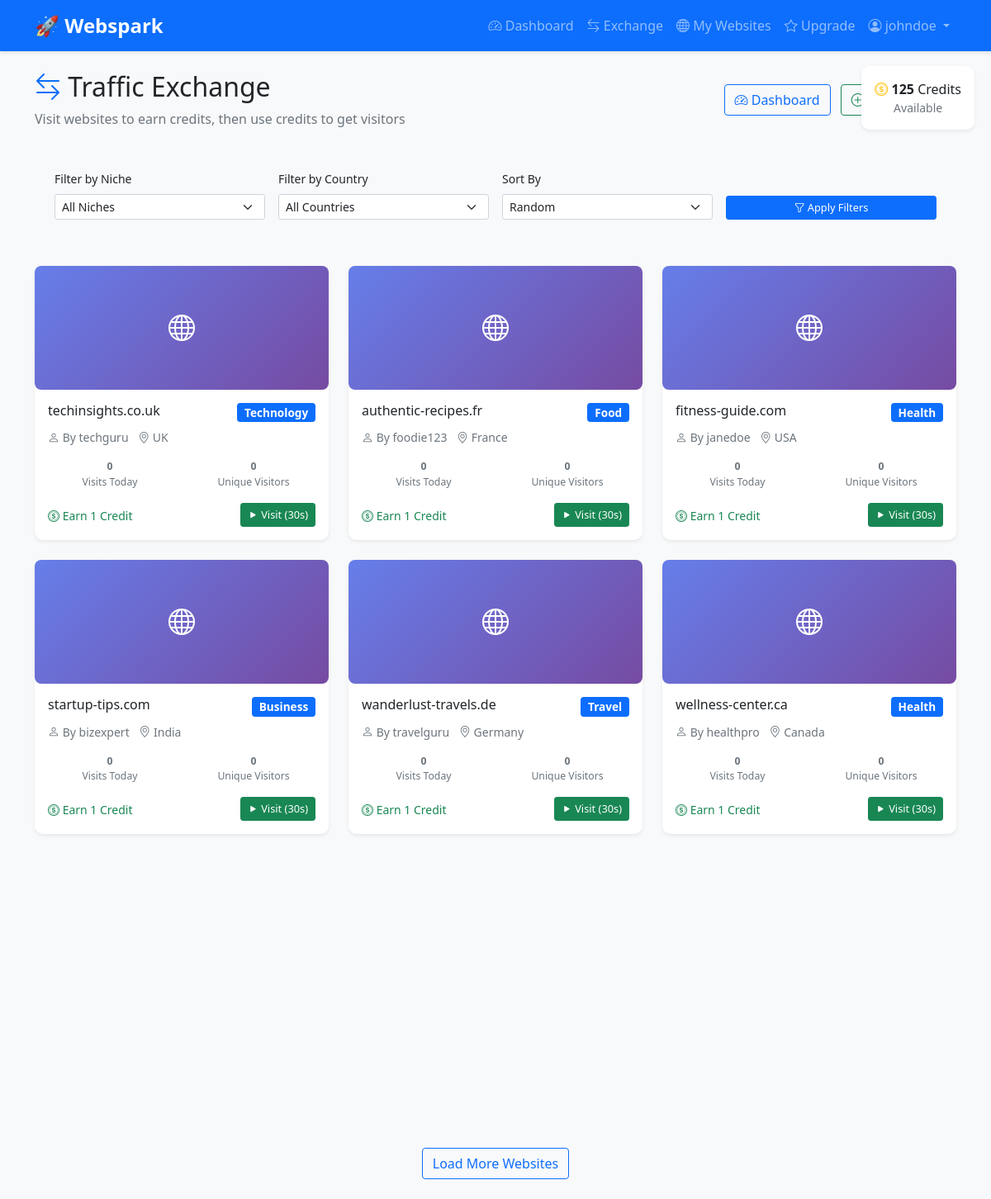
The app's page /exchange.php (signed in) with its own data.
### tables this page shows
CREATE TABLE users (
    id INT AUTO_INCREMENT PRIMARY KEY,
    username VARCHAR(50) UNIQUE NOT NULL,
    email VARCHAR(100) UNIQUE NOT NULL,
    password VARCHAR(255) NOT NULL,
    credits INT DEFAULT 0,
    subscription VARCHAR(20) DEFAULT 'free',
    country VARCHAR(50),
    niche VARCHAR(50),
    created_at DATETIME DEFAULT CURRENT_TIMESTAMP,
    
     
    email_verified TINYINT(1) DEFAULT 0,
    verification_code VARCHAR(64),
    reset_token VARCHAR(64),
    reset_expires DATETIME,
    failed_login_attempts INT DEFAULT 0,
    last_login_attempt DATETIME,
    account_locked TINYINT(1) DEFAULT 0,
    
     
    referral_code VARCHAR(32),
    referred_by INT,
    last_active DATETIME DEFAULT CURRENT_TIMESTAMP,
    timezone VARCHAR(50) DEFAULT 'UTC',
    language_preference VARCHAR(10) DEFAULT 'en',
    avatar_url VARCHAR(255),
    bio TEXT,
    
     
    FOREIGN KEY (referred_by) REFERENCES users(id) ON DELETE SET NULL,
    
     
    INDEX idx_email (email),
    INDEX idx_username (username),
    INDEX idx_subscription (subscription),
    INDEX idx_email_verified (email_verified),
    INDEX idx_referral_code (referral_code),
    INDEX idx_created_at (created_at)
);

CREATE TABLE websites (
    id INT AUTO_INCREMENT PRIMARY KEY,
    user_id INT NOT NULL,
    url VARCHAR(500) NOT NULL,  
    title VARCHAR(200),
    description TEXT,
    niche VARCHAR(50),
    country VARCHAR(50),
    language VARCHAR(10) DEFAULT 'en',
    status VARCHAR(20) DEFAULT 'pending',  
    created_at DATETIME DEFAULT CURRENT_TIMESTAMP,
    updated_at DATETIME DEFAULT CURRENT_TIMESTAMP ON UPDATE CURRENT_TIMESTAMP,
    
     
    approval_date DATETIME,
    rejection_reason TEXT,
    last_checked DATETIME,
    
     
    meta_keywords TEXT,
    category VARCHAR(100),
    target_audience VARCHAR(100),
    monthly_visitors INT DEFAULT 0,
    bounce_rate DECIMAL(5,2) DEFAULT 0.00,
    avg_session_duration INT DEFAULT 0,
    
    FOREIGN KEY (user_id) REFERENCES users(id) ON DELETE CASCADE,
    
     
    INDEX idx_user_id (user_id),
    INDEX idx_status (status),
    INDEX idx_niche (niche),
    INDEX idx_country (country),
    INDEX idx_created_at (created_at),
    
     
    UNIQUE KEY unique_url (url)
);

### exchange.php (the view, shortened to what this page needs)
<?php
include "config.php";
$user_id = $_SESSION['user_id'];
$stmt = $mysqli->prepare("SELECT credits, subscription FROM users WHERE id=?");
$stmt->bind_param("i", $user_id);
$stmt->execute();
$user_info = $stmt->get_result()->fetch_assoc();
$stmt = $mysqli->prepare("
    SELECT w.*, u.username, u.country as user_country,
           COALESCE(wa.visits_count, 0) as total_visits,
           COALESCE(wa.unique_visitors, 0) as unique_visitors
    FROM websites w
    JOIN users u ON w.user_id = u.id
    LEFT JOIN website_analytics wa ON w.id = wa.website_id AND wa.date = CURDATE()
    WHERE w.user_id != ? AND w.status = 'active'
    ORDER BY RAND()
    LIMIT 20
");
$stmt->bind_param("i", $user_id);
$stmt->execute();
$available_websites = $stmt->get_result();
?>
<!DOCTYPE html>
<html lang="en">
<head>
  <link href="https://cdn.jsdelivr.net/npm/bootstrap@5.1.3/dist/css/bootstrap.min.css" rel="stylesheet">
  <link href="https://cdn.jsdelivr.net/npm/bootstrap-icons@1.10.0/font/bootstrap-icons.css" rel="stylesheet">
  <link href="assets/css/style.css" rel="stylesheet">
</head>
<body class="dashboard-page">
<?php include "navbar.php"; ?>
<div class="credits-indicator">
  <div class="card shadow-sm">
    <div class="card-body p-3 text-center">
      <div class="credits-display">
        <i class="bi bi-coin text-warning"></i>
        <strong><?= $user_info['credits'] ?></strong> Credits
      </div>
      <div class="small text-muted">Available</div>
    </div>
  </div>
</div>
<div class="container py-4">
  <div class="d-flex justify-content-between align-items-center mb-4">
    <div>
      <h2><i class="bi bi-arrow-left-right text-primary"></i> Traffic Exchange</h2>
      <p class="text-muted mb-0">Visit websites to earn credits, then use credits to get visitors</p>
    </div>
    <div class="text-end">
      <a href="dashboard.php" class="btn btn-outline-primary">
        <i class="bi bi-speedometer2"></i> Dashboard
      </a>
      <a href="profile.php" class="btn btn-outline-success ms-2">
        <i class="bi bi-plus-circle"></i> Add Website
      </a>
    </div>
  </div>
  <div class="filter-section">
    <div class="row g-3">
      <div class="col-md-3">
        <label class="form-label small fw-semibold">Filter by Niche</label>
        <select id="nicheFilter" class="form-select form-select-sm">
          <option value="">All Niches</option>
        </select>
      </div>
      <div class="col-md-3">
        <label class="form-label small fw-semibold">Filter by Country</label>
        <select id="countryFilter" class="form-select form-select-sm">
          <option value="">All Countries</option>
        </select>
      </div>
      <div class="col-md-3">
        <label class="form-label small fw-semibold">Sort By</label>
        <select id="sortFilter" class="form-select form-select-sm">
          <option value="random">Random</option>
        </select>
      </div>
      <div class="col-md-3 d-flex align-items-end">
        <button class="btn btn-primary btn-sm w-100" onclick="applyFilters()">
          <i class="bi bi-funnel"></i> Apply Filters
        </button>
      </div>
    </div>
  </div>
  <div class="row g-4" id="websitesGrid">
    <?php if ($available_websites->num_rows > 0): ?>
      <?php while($website = $available_websites->fetch_assoc()): ?>
      <div class="col-lg-4 col-md-6 website-item lazy-load"
           data-niche="<?= $website['niche'] ?>"
           data-country="<?= $website['country'] ?>">
        <div class="card exchange-card h-100 shadow-sm border-0">
          <div class="website-thumbnail">
            <i class="bi bi-globe"></i>
          </div>
          <div class="card-body p-3">
            <div class="d-flex justify-content-between align-items-start mb-2">
              <h6 class="card-title mb-0 text-truncate" title="<?= htmlspecialchars($website['url']) ?>">
                <?= parse_url($website['url'], PHP_URL_HOST) ?>
              </h6>
              <span class="badge bg-primary"><?= $website['niche'] ?></span>
            </div>
            <p class="card-text small text-muted mb-3">
              <i class="bi bi-person"></i> By <?= $website['username'] ?>
              <span class="ms-2"><i class="bi bi-geo-alt"></i> <?= $website['country'] ?></span>
            </p>
            <div class="website-stats mb-3">
              <div class="row text-center">
                <div class="col-6">
                  <div class="stat-number small fw-bold"><?= $website['total_visits'] ?></div>
                  <div class="stat-label small">Visits Today</div>
                </div>
                <div class="col-6">
                  <div class="stat-number small fw-bold"><?= $website['unique_visitors'] ?></div>
                  <div class="stat-label small">Unique Visitors</div>
                </div>
              </div>
            </div>
            <div class="d-flex justify-content-between align-items-center">
              <div class="visit-info">
                <small class="text-success fw-semibold">
                  <i class="bi bi-coin"></i> Earn 1 Credit
                </small>
              </div>
              <?php if ($user_info['credits'] > 0): ?>
              <form method="post" class="d-inline">
                <button type="submit" name="start_visit" class="btn btn-success btn-sm">
                  <i class="bi bi-play-fill"></i> Visit (30s)
                </button>
              </form>
              <?php else: ?>
              <button class="btn btn-secondary btn-sm" disabled>
                <i class="bi bi-lock"></i> No Credits
              </button>
              <?php endif; ?>
            </div>
          </div>
        </div>
      </div>
      <?php endwhile; ?>
    <?php endif; ?>
  </div>
  <div class="text-center mt-4">
    <button class="btn btn-outline-primary" id="loadMoreBtn" onclick="loadMoreWebsites()">
      Load More Websites
    </button>
  </div>
</div>
</body>
</html>

### navbar.php (shortened to what this page needs)
<nav class="navbar navbar-expand-lg navbar-dark bg-primary">
  <div class="container">
    <a class="navbar-brand fw-bold" href="index.php">🚀 Webspark</a>
    <div class="collapse navbar-collapse" id="navbarNav">
      <ul class="navbar-nav ms-auto">
        <?php if (isset($_SESSION['user_id'])): ?>
          <li class="nav-item">
            <a class="nav-link" href="dashboard.php">
              <i class="bi bi-speedometer2"></i> Dashboard
            </a>
          </li>
          <li class="nav-item">
            <a class="nav-link" href="exchange.php">
              <i class="bi bi-arrow-left-right"></i> Exchange
            </a>
          </li>
          <li class="nav-item">
            <a class="nav-link" href="profile.php">
              <i class="bi bi-globe"></i> My Websites
            </a>
          </li>
          <li class="nav-item">
            <a class="nav-link" href="upgrade.php">
              <i class="bi bi-star"></i> Upgrade
            </a>
          </li>
          <li class="nav-item dropdown">
            <a class="nav-link dropdown-toggle" href="#" id="navbarDropdown" role="button" data-bs-toggle="dropdown">
              <i class="bi bi-person-circle"></i> <?= $_SESSION['username'] ?>
            </a>
          </li>
        <?php endif; ?>
      </ul>
    </div>
  </div>
</nav>

### assets/css/style.css (style rules this page uses)
body { background-color: #f8f9fa; font-family: 'Segoe UI', Tahoma, Geneva, Verdana, sans-serif; }
.navbar { box-shadow: 0 2px 4px rgba(0,0,0,0.1); }
.card { border-radius: 10px; border: none; box-shadow: 0 2px 10px rgba(0,0,0,0.1); }
.btn-primary, .bg-primary { background-color: #0d6efd !important; border-color: #0d6efd !important; }
.btn-outline-primary { border-color: #0d6efd; color: #0d6efd; }
.navbar-brand { font-size: 1.5rem; font-weight: bold; }
.badge { font-size: 0.85em; }
.btn-sm { font-size: 0.8rem; }

### exchange.php (style rules this page uses)
.exchange-card { transition: transform 0.2s ease, box-shadow 0.2s ease; cursor: pointer; }
.website-thumbnail { width: 100%; height: 150px; background: linear-gradient(135deg, #667eea 0%, #764ba2 100%); display: flex; align-items: center; justify-content: center; color: white; font-size: 2rem; border-radius: 8px; }
.credits-indicator { position: fixed; top: 80px; right: 20px; z-index: 1000; }
.filter-section { background: #f8f9fa; border-radius: 10px; padding: 1.5rem; margin-bottom: 2rem; }
.website-stats { font-size: 0.875rem; color: #6c757d; }
.lazy-load { opacity: 0; transition: opacity 0.3s ease; }
.lazy-load.loaded { opacity: 1; }

### records on screen
users: credits "125"
websites: url "techinsights.co.uk", niche "Technology", user.username "techguru", country "UK", total_visits "0", unique_visitors "0"
websites: url "authentic-recipes.fr", niche "Food", user.username "foodie123", country "France", total_visits "0", unique_visitors "0"
websites: url "fitness-guide.com", niche "Health", user.username "janedoe", country "USA", total_visits "0", unique_visitors "0"
websites: url "startup-tips.com", niche "Business", user.username "bizexpert", country "India", total_visits "0", unique_visitors "0"
websites: url "wanderlust-travels.de", niche "Travel", user.username "travelguru", country "Germany", total_visits "0", unique_visitors "0"
websites: url "wellness-center.ca", niche "Health", user.username "healthpro", country "Canada", total_visits "0", unique_visitors "0"

### other values on screen
$_SESSION['username'] "johndoe"
